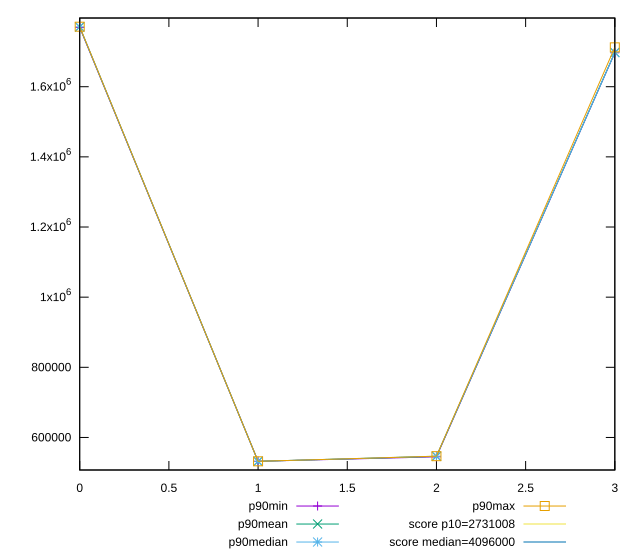

Write gnuplot code to recreate this figure.
reset

$p90Min <<EOF
0 1768956
1 532009
2 544872
3 1696805
EOF

$p90Mean <<EOF
0 1770439.6063829786
1 532010.2021276596
2 546115.4946236559
3 1697551.3617021276
EOF

$p90Median <<EOF
0 1770677.5
1 532010
2 546576
3 1697187
EOF

$p90Max <<EOF
0 1771069
1 532014
2 546656
3 1712205
EOF

set key outside below
set xrange [0:3]
set yrange [507227.8:1795850.2]
set trange [507227.8:1795850.2]
set terminal svg size 640, 560 enhanced background rgb 'white'
set output "reports/report_00030_2021-02-24T20-42-31.540Z/total-byte-weight/progression/value.svg"

plot $p90Min title "p90min" with linespoints, \
     $p90Mean title "p90mean" with linespoints, \
     $p90Median title "p90median" with linespoints, \
     $p90Max title "p90max" with linespoints, \
     2731008 title "score p10=2731008", \
     4096000 title "score median=4096000"

reset
